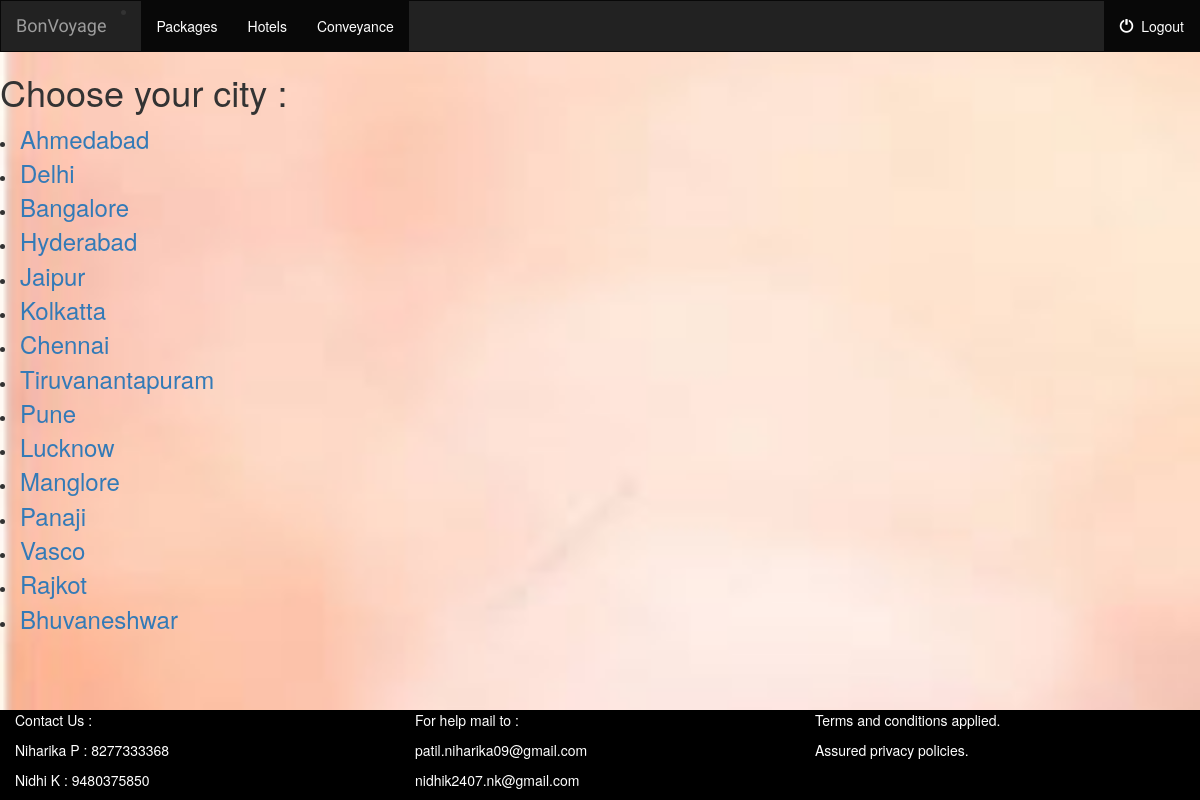
The page /conveyance/ on the database its author committed.
### conveyance/models.py (models this page shows, shortened)
class cities(models.Model):
    cname=models.CharField(max_length=20)

### conveyance/views.py (the view)
def index3(request):
    all_cities = cities.objects.all()
    context = {'all_cities': all_cities}
    return render(request, 'conveyance/index3.html', context)

### conveyance/templates/conveyance/index3.html
{%  extends 'packages/base.html' %}
{% block body %}
    {% if all_cities %}
        <h1> Choose your city : </h1>
        <u1>
            {% for p in all_cities %}
                <li><font size="5"> <a href="{% url 'conveyance:details3' p.id %}">{{ p.cname }}</a></font></li>
            {% endfor %}
        </u1>
    {% else %}
        <h3>We dont have any vehicles</h3>
    {% endif %}
<br><br><br><br>
<br><br>
{% endblock %}

### packages/static/packages/style.css (style rules this page uses)
body { background: white; }

### packages/templates/packages/base.html (style rules this page uses)
body { background-image: url('/static/packages/images/bbb.jpg'); background-size: 100% 100%; background-repeat: no-repeat; }

### rows shown on the page
cities: cname "Ahmedabad"
cities: cname "Delhi"
cities: cname "Bangalore"
cities: cname "Hyderabad"
cities: cname "Jaipur"
cities: cname "Kolkatta"
cities: cname "Chennai"
cities: cname "Tiruvanantapuram"
cities: cname "Pune"
cities: cname "Lucknow"
cities: cname "Manglore"
cities: cname "Panaji"
cities: cname "Vasco"
cities: cname "Rajkot"
cities: cname "Bhuvaneshwar"
